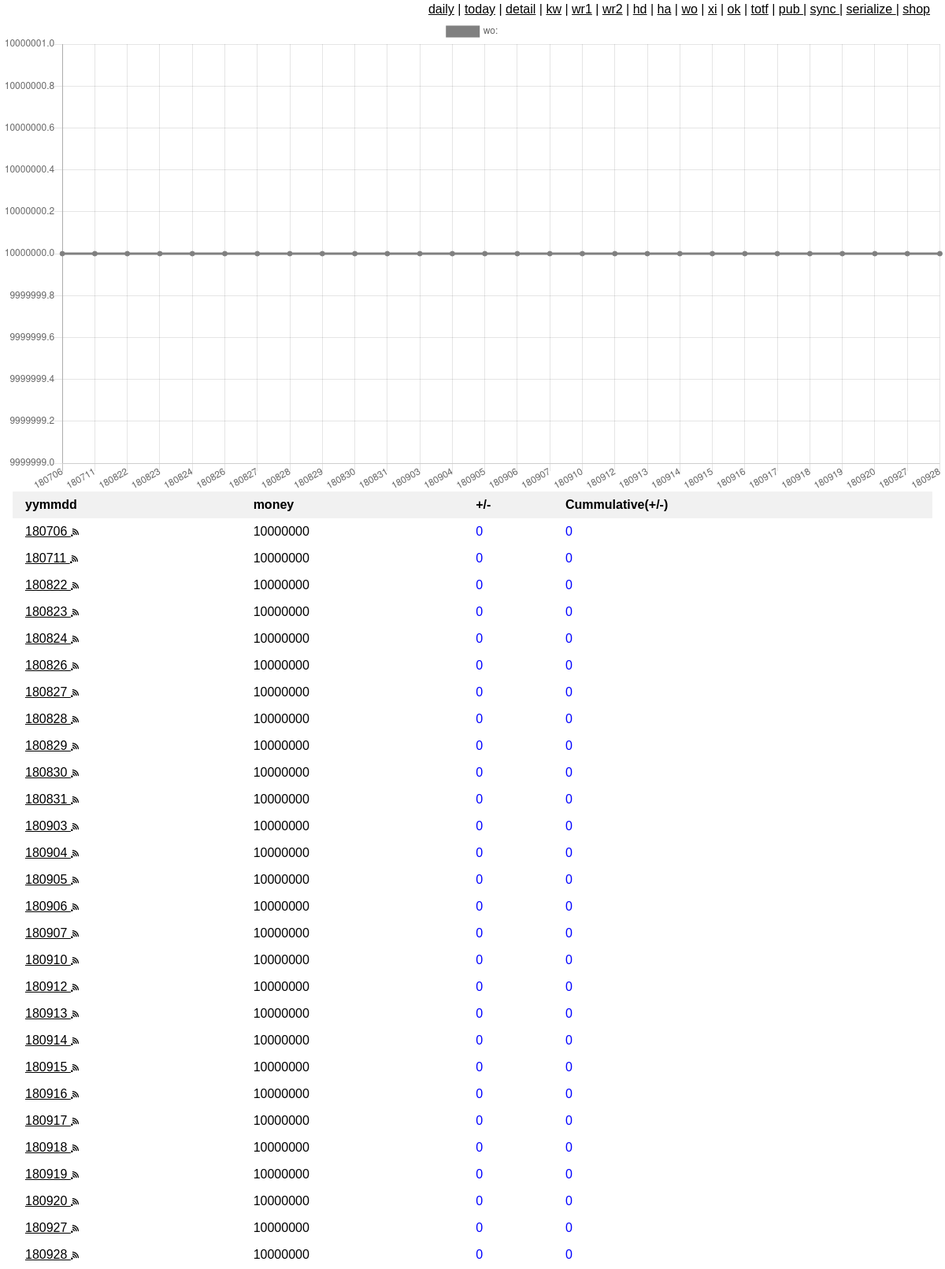
The page /tot/accnt/wo on the database its author committed.
### tot/models.py (models this page shows, shortened)
class Tot(models.Model):
    accnt = models.CharField(max_length=200)
    yymmdd = models.CharField(max_length=200)
    money = models.IntegerField(default=0)

### tot/views.py (the view)
# urls.py: path('accnt/<slug:accnt>',      	views.accnt,  	name='accnt'),
def accnt(request,accnt):
	try:
		ts = Tot.objects.filter(accnt=accnt).order_by('yymmdd').values('yymmdd','money')
		legend_array = []
		money_array = []
		rgb_array = []
		gap = 0
		inx = 0
		gap_array = []
		sum = 0
		money_0 = 0
		for t in ts:
			if inx in [0]:
				before = t['money']
				money_0  = t['money']
			legend_array.append(t['yymmdd'])
			money_array.append(t['money'])
			t['gap'] = t['money'] - before
			if t['gap'] > 0:
				t['color'] = '#FF0000'
			else:
				t['color'] = '#0000FF'
			sum = sum + t['gap']
			if t['money'] > money_0:
				t['color2'] = '#FF0000'
			else:
				t['color2'] = '#0000FF'
			t['sum'] = sum
			before = t['money']
			inx=inx+1
		legend = ' ,'.join(str(e) for e in legend_array)
		amounts = ' ,'.join(str(e) for e in money_array)
		template = loader.get_template('tot/accnt.html')
		rgb = rgbmap(accnt)
		context = {
			'ts': ts,
			'title': accnt,
			'legend': legend,
			'moneys': amounts,
			'rgb': rgb,
		}
		print(ts)
		print(legend)
		print(amounts)
		print(rgb)
	except Tot.DoesNotExist:
		raise Http404("Tot does not exist")
	return HttpResponse(template.render(context,request))

### tot/views.py (called while the page is built)
def rgbmap(x):
	return {'kw':'rgb(0,255,0)', 'wr1': 'rgb(0,0,255)',\
		 'wr2': 'rgb(255,0,0)', 'ok':'rgb(0,255,0)',\
		 'hd': 'rgb(0,0,255)', 'xi': 'rgb(255,0,0)',\
		 'ha':'rgb(128,0,0)', 'wo': 'rgb(128,128,128)' }[x]

### tot/templates/tot/accnt.html
{% include "tot/head.html" %}
{% include "tot/linechart.html" %}
{% include "tot/showtab2.html" %}
{% include "tot/tail.html" %}

### tot/templates/tot/showtab2.html
{% load static %}
{% if ts %}
<div class="w3-container">
 <table class="w3-table">
    <tr class="w3-light-grey">
        <th>yymmdd</th>
        <th>money</th>
        <th>+/-</th>
        <th>Cummulative(+/-)</th>
    </tr>
    {% for t in ts %}
    <tr>
        <td> <a href="/tot/{{t.yymmdd}}/"> {{ t.yymmdd }} </a>
                    <a href="/tot/pub/{{t.yymmdd}}"><img height="10" width="10"
                    src="{% static 'tot/images/pub.png' %}"></img> </a> </td>
        <td> {{ t.money }} </td>
        <td> <font color="{{ t.color }}"> {{ t.gap }} </font> </td>
        <td> <font color="{{ t.color2 }}"> {{ t.sum }} </font> </td>
    </tr>
    {% endfor %}
{% else %}
    <p>No Tot data.</p>
</div>
{% endif %}

### tot/static/tot/style.css (style rules this page uses)
html { box-sizing:border-box }
*,*:before,*:after { box-sizing:inherit }
html { -ms-text-size-adjust:100%;-webkit-text-size-adjust:100% }
body { margin:0 }
a { background-color:transparent;-webkit-text-decoration-skip:objects }
img { border-style:none }
html,body { font-family:Verdana,sans-serif;font-size:15px;line-height:1.5 }
html { overflow-x:hidden }
img { vertical-align:middle }
a { color:inherit }
.w3-table,.w3-table-all { border-collapse:collapse;border-spacing:0;width:100%;display:table }
.w3-table td,.w3-table th,.w3-table-all td,.w3-table-all th { padding:8px 8px;display:table-cell;text-align:left;vertical-align:top }
.w3-table th:first-child,.w3-table td:first-child,.w3-table-all th:first-child,.w3-table-all td:first-child { padding-left:16px }
.w3-container:after,.w3-container:before,.w3-panel:after,.w3-panel:before,.w3-row:after,.w3-row:before,.w3-row-padding:after,.w3-row-padding:before, .w3-cell-row:before,.w3-cell-row:after,.w3-clear:after,.w3-clear:before,.w3-bar:before,.w3-bar:after { content:"";display:table;clear:both }
.w3-container,.w3-panel { padding:0.01em 16px }
.w3-light-grey,.w3-hover-light-grey:hover,.w3-light-gray,.w3-hover-light-gray:hover { color:#000!important;background-color:#f1f1f1!important }

### rows shown on the page
Tot: yymmdd "180826", money "10000000", gap "0", sum "0"
Tot: yymmdd "180827", money "10000000", gap "0", sum "0"
Tot: yymmdd "180828", money "10000000", gap "0", sum "0"
Tot: yymmdd "180829", money "10000000", gap "0", sum "0"
Tot: yymmdd "180830", money "10000000", gap "0", sum "0"
Tot: yymmdd "180831", money "10000000", gap "0", sum "0"
Tot: yymmdd "180903", money "10000000", gap "0", sum "0"
Tot: yymmdd "180904", money "10000000", gap "0", sum "0"
Tot: yymmdd "180905", money "10000000", gap "0", sum "0"
Tot: yymmdd "180906", money "10000000", gap "0", sum "0"
Tot: yymmdd "180907", money "10000000", gap "0", sum "0"
Tot: yymmdd "180910", money "10000000", gap "0", sum "0"
Tot: yymmdd "180912", money "10000000", gap "0", sum "0"
Tot: yymmdd "180913", money "10000000", gap "0", sum "0"
Tot: yymmdd "180914", money "10000000", gap "0", sum "0"
Tot: yymmdd "180915", money "10000000", gap "0", sum "0"
Tot: yymmdd "180916", money "10000000", gap "0", sum "0"
Tot: yymmdd "180917", money "10000000", gap "0", sum "0"
Tot: yymmdd "180918", money "10000000", gap "0", sum "0"
Tot: yymmdd "180919", money "10000000", gap "0", sum "0"
Tot: yymmdd "180920", money "10000000", gap "0", sum "0"
Tot: yymmdd "180927", money "10000000", gap "0", sum "0"
Tot: yymmdd "180928", money "10000000", gap "0", sum "0"

### other values the page prints
{{ t.yymmdd }} "180706" "180711" "180822" "180823" "180824"
{{ t.money }} "10000000" "10000000" "10000000" "10000000" "10000000"
{{ t.gap }} "0" "0" "0" "0" "0"
{{ t.sum }} "0" "0" "0" "0" "0"
chart data {{ legend }} 180706 ,180711 ,180822 ,180823 ,180824 ,180826 ,180827 ,180828 ,180829 ,180830 ,180831 ,180903 ,180904 ,180905 ,180906 ,180907 ,180910 ,180912 ,180913 ,180914 ,180915 ,180916 ,180917 ,180918 ,180919 ,180920 ,180927 ,180928
chart data {{ title }} wo
